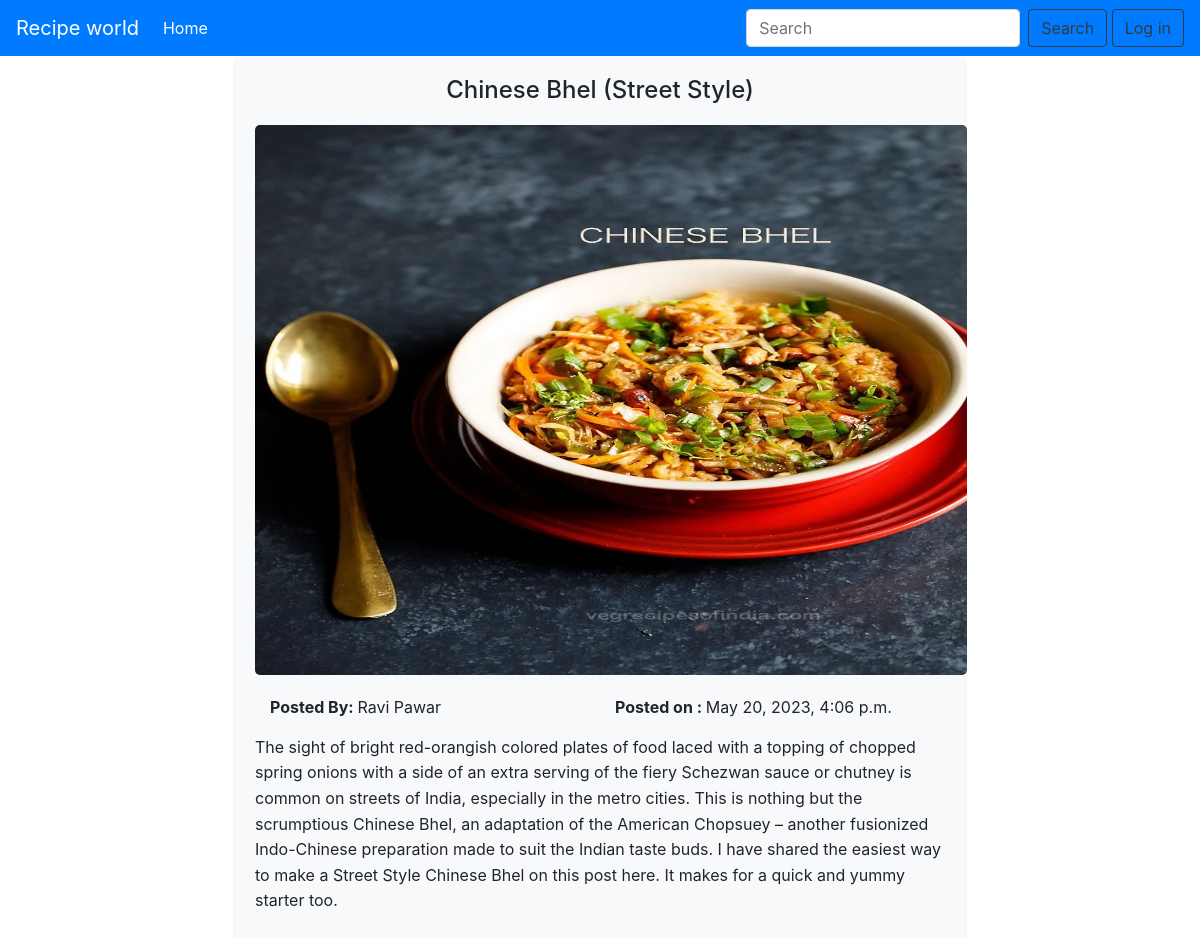
Screenshot of /recipe_world/1 with the database file from the repository.
### recipe_app/models.py (models this page shows, shortened)
class Recipe(models.Model):
    title = models.CharField(max_length=255)
    description = models.TextField()
    posted_by = models.ForeignKey(
        User, on_delete=models.SET_NULL, null=True, related_name="recipe_user"
    )
    created_at = models.DateTimeField(auto_now_add=True)
    image = models.ImageField(upload_to="images/", null=True)

### recipe_app/views.py (the view)
# urls.py: path("<int:id>", recipe_details, name="recipe_details"),
def recipe_details(request, id):
    recipe = Recipe.objects.get(id=id)
    return render(request, "post_details.html", context={"recipe": recipe})

### templates/post_details.html
{% extends 'base.html' %}
{% block body_block %}
<div class="container">
    <div class="row">
      <div class="col-md-8 offset-md-2">
        <div class="post-container">
          <h1 class="post-title">{{recipe.title}}</h1>
          <img style="width: 712px; height: 550px;" src="/media/{{MEDIA_URL}}{{recipe.image}}" alt="Post Image" class="post-image">
          <div class="container">
            <div class="row">
              <div class="col-md-6">
                <p><strong>Posted By: </strong>{{recipe.posted_by.first_name}} {{recipe.posted_by.last_name}}</p>
              </div>
              <div class="col-md-6">
                <p><strong>Posted on : </strong>{{recipe.created_at}}</p>
              </div>
            </div>
          </div>
          <p class="post-description">{{recipe.description}}</p>
        </div>
      </div>
    </div>
  </div>
  {% endblock %}

### templates/base.html (style rules this page uses)
body { overflow-x: hidden; }
.post-container { background-color: #f8f9fa; padding: 20px; border-radius: 5px; box-shadow: 0 2px 4px rgba(0, 0, 0, 0.1); }
.post-title { text-align: center; font-size: 24px; margin-bottom: 20px; }
.post-image { width: 100%; height: auto; border-radius: 5px; margin-bottom: 20px; }
.post-description { line-height: 1.6; margin-bottom: 20px; }

### rows the page displays
Recipe: title "Chinese Bhel (Street Style)", image (picture), posted_by.first_name "Ravi", posted_by.last_name "Pawar", created_at "May 20, 2023, 4:06 p.m.", description "The sight of bright red-orangish colored plates of food laced with a topping of chopped spring onions with a side of an extra serving of the fiery Schezwan sauce or chutney is common on streets of India, especially in the metro cities. This is nothing but the scrumptious Chinese Bhel, an adaptation of the American Chopsuey – another fusionized Indo-Chinese preparation made to suit the Indian taste buds. I have shared the easiest way to make a Street Style Chinese Bhel on this post here. It makes for a quick and yummy starter too."
